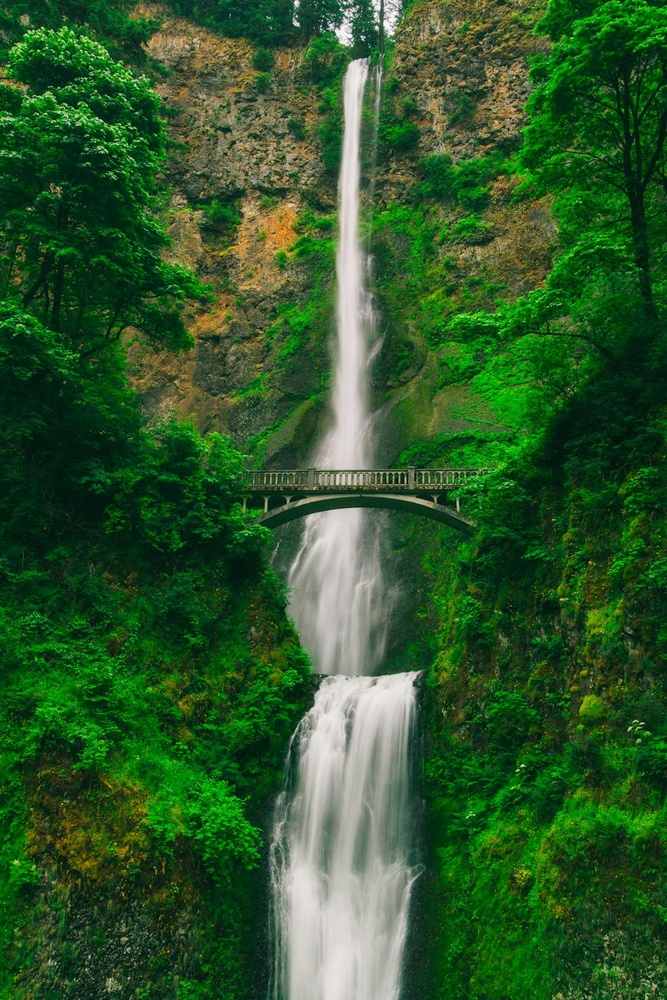
#> input picture OpenCV/waterfall_m.jpg, 667 x 1000 px, shrunk from 1280 x 1920 before the run
$ python rotate_image.py
#> lines starting #> are read from the running program, lines starting #| are printed output that depends on the picture
import cv2
import numpy as np

img = cv2.imread("waterfall_m.jpg")
#> img is the input picture: shape (1000, 667, 3); mean B, G, R 41.6, 86.6, 45.5

column = img.shape[0]
#> column = 1000
row = img.shape[1]
#> row = 667

center = (column/2, row/2)
#> center = (500, 333.5)
angle = 90

r = cv2.getRotationMatrix2D(center,angle,1)

rotate = cv2.warpAffine(img, r, (column, row))
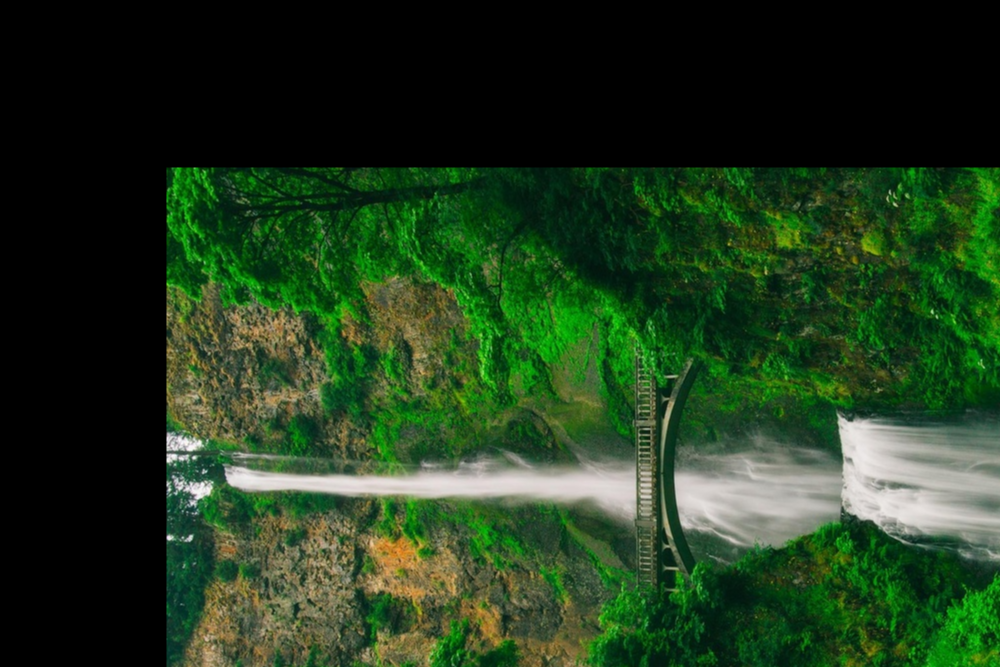
#> rotate: shape (667, 1000, 3); mean B, G, R 28.7, 57.4, 33

cv2.imshow("Original", img)
cv2.imshow("Rotated", rotate)

cv2.waitKey(0)
cv2.destroyAllWindows()
